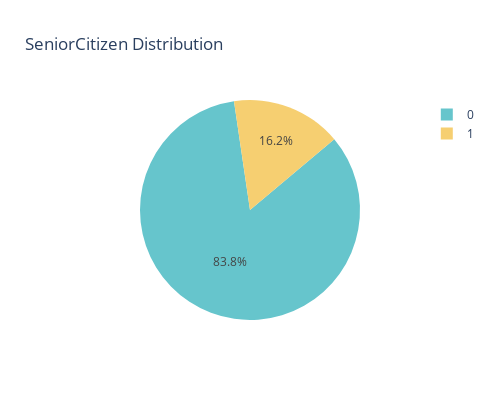
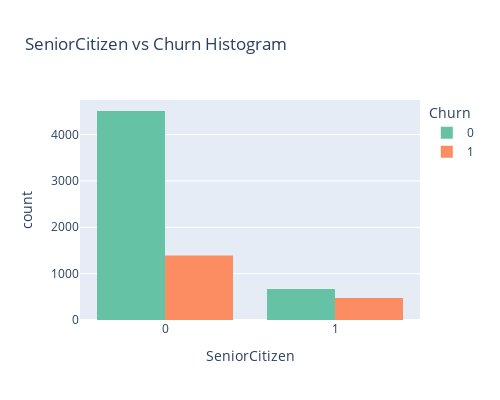

The notebook cell saved with these charts, in order:
### Code cell
analyze_category(df, 'SeniorCitizen')

### Figure 1 — Plotly figure (JSON) as saved in the notebook; plotly's stock layout.template omitted (floating-point values rounded to 4 significant figures)
{"data": [{"domain": {"x": [0, 1], "y": [0, 1]}, "hovertemplate": "label=%{label}<br>value=%{value}<extra></extra>", "labels": [0, 1], "legendgroup": "", "name": "", "rotation": 50, "showlegend": true, "type": "pie", "values": [5901, 1142]}], "layout": {"height": 400, "legend": {"tracegroupgap": 0}, "piecolorway": ["rgb(102, 197, 204)", "rgb(246, 207, 113)", "rgb(248, 156, 116)", "rgb(220, 176, 242)", "rgb(135, 197, 95)", "rgb(158, 185, 243)", "rgb(254, 136, 177)", "rgb(201, 219, 116)", "rgb(139, 224, 164)", "rgb(180, 151, 231)", "rgb(179, 179, 179)"], "title": {"text": "SeniorCitizen Distribution"}, "width": 500}}

### Figure 2 — Plotly figure (JSON) as saved in the notebook; plotly's stock layout.template omitted (floating-point values rounded to 4 significant figures; data arrays with more than 128 entries replaced by an {"elided": "..."} marker saying what was removed)
{"data": [{"alignmentgroup": "True", "bingroup": "x", "hovertemplate": "Churn=0<br>SeniorCitizen=%{x}<br>count=%{y}<extra></extra>", "legendgroup": "0", "marker": {"color": "rgb(102,194,165)", "pattern": {"shape": ""}}, "name": "0", "offsetgroup": "0", "orientation": "v", "showlegend": true, "type": "histogram", "x": {"elided": "5174 int values"}, "xaxis": "x", "yaxis": "y"}, {"alignmentgroup": "True", "bingroup": "x", "hovertemplate": "Churn=1<br>SeniorCitizen=%{x}<br>count=%{y}<extra></extra>", "legendgroup": "1", "marker": {"color": "rgb(252,141,98)", "pattern": {"shape": ""}}, "name": "1", "offsetgroup": "1", "orientation": "v", "showlegend": true, "type": "histogram", "x": {"elided": "1869 int values"}, "xaxis": "x", "yaxis": "y"}], "layout": {"barmode": "group", "height": 400, "legend": {"title": {"text": "Churn"}, "tracegroupgap": 0}, "title": {"text": "SeniorCitizen vs Churn Histogram"}, "width": 500, "xaxis": {"anchor": "y", "domain": [0, 1], "title": {"text": "SeniorCitizen"}}, "yaxis": {"anchor": "x", "domain": [0, 1], "title": {"text": "count"}}}}
